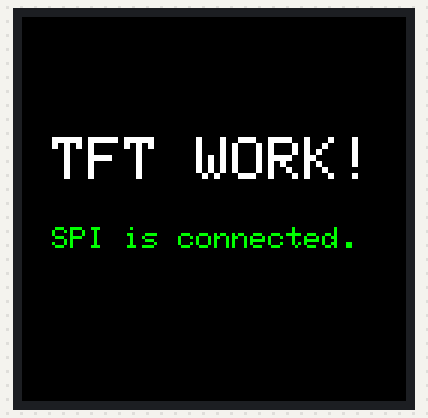
Bench run of a sketch on a simulated ESP32. On the bench: 128×128 colour display. What the sketch prints to the serial monitor is not drawn.

Above: at 4.5 s.

The sketch:

TFT_Test_ESP32.ino
```cpp
// ================================================================
//  TFT DISPLAY TESTER FOR ESP32
//  Tests: SPI wiring, RST/DC wiring, and Initialization
// ================================================================

#include <Adafruit_GFX.h>
#include <Adafruit_ST7735.h>
#include <SPI.h>

// ──────────────────────────────────────────────────────────────
//  ESP32 PINS
// ──────────────────────────────────────────────────────────────
#define TFT_CS 5
#define TFT_DC 2
#define TFT_RST 4
// Make sure SCK is on 18 and MOSI (SDA) is on 23

// ──────────────────────────────────────────────────────────────
//  ★ TFT INIT — Change this if colors are weird or shifted!
//    INITR_BLACKTAB       most 1.44" black-PCB modules
//    INITR_144GREENTAB    green-PCB modules
// ──────────────────────────────────────────────────────────────
#define TFT_INIT_TYPE INITR_144GREENTAB

Adafruit_ST7735 tft = Adafruit_ST7735(TFT_CS, TFT_DC, TFT_RST);

void setup() {
  Serial.begin(115200);
  delay(1000);
  Serial.println("\n--- TFT TEST STARTING ---");

  // 1. Hardware Reset for TFT
  pinMode(TFT_RST, OUTPUT);
  digitalWrite(TFT_RST, HIGH); delay(10);
  digitalWrite(TFT_RST, LOW); delay(20);
  digitalWrite(TFT_RST, HIGH); delay(200);

  // 2. Initialize the display
  Serial.println("Initializing display...");
  tft.initR(TFT_INIT_TYPE);
  tft.setRotation(0);

  // 3. Color wipe test
  Serial.println("Filling RED...");
  tft.fillScreen(ST77XX_RED);
  delay(1000);

  Serial.println("Filling GREEN...");
  tft.fillScreen(ST77XX_GREEN);
  delay(1000);

  Serial.println("Filling BLUE...");
  tft.fillScreen(ST77XX_BLUE);
  delay(1000);

  // 4. Text test
  Serial.println("Drawing text...");
  tft.fillScreen(ST77XX_BLACK);
  tft.setTextColor(ST77XX_WHITE);
  tft.setTextSize(2);
  tft.setCursor(10, 40);
  tft.print("TFT WORK!");

  tft.setTextSize(1);
  tft.setTextColor(ST77XX_GREEN);
  tft.setCursor(10, 70);
  tft.print("SPI is connected.");
}

void loop() {
  // Do nothing
}
```
